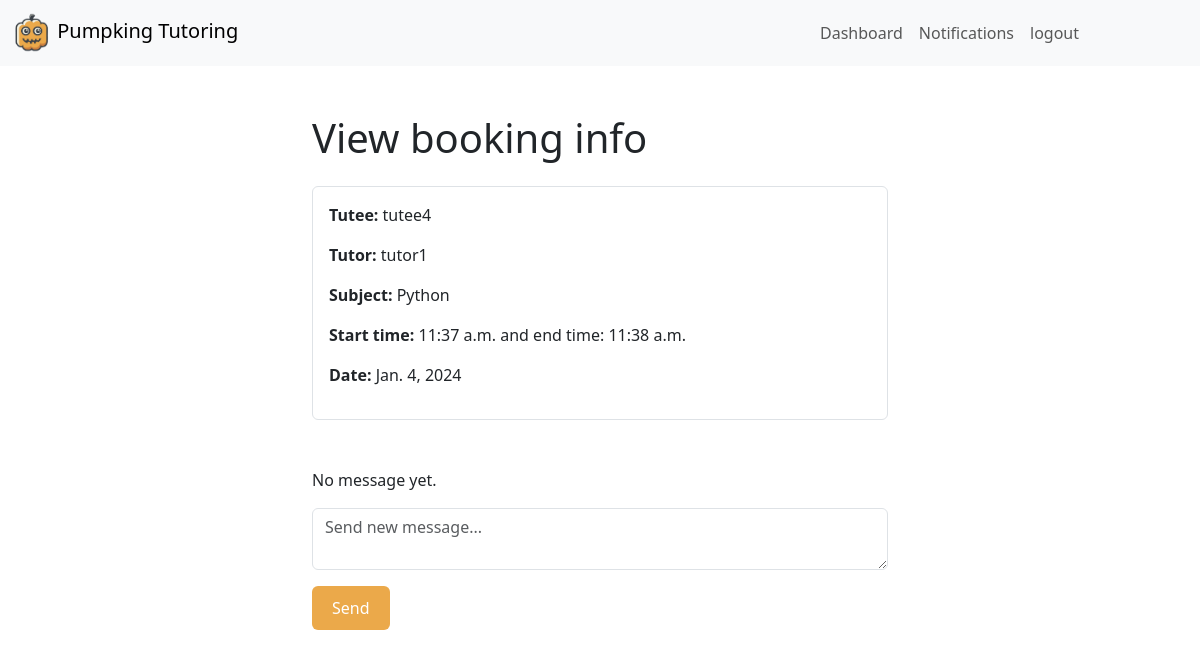
Before: /dashboard/view_booking/25/ (signed in) with the older database file.
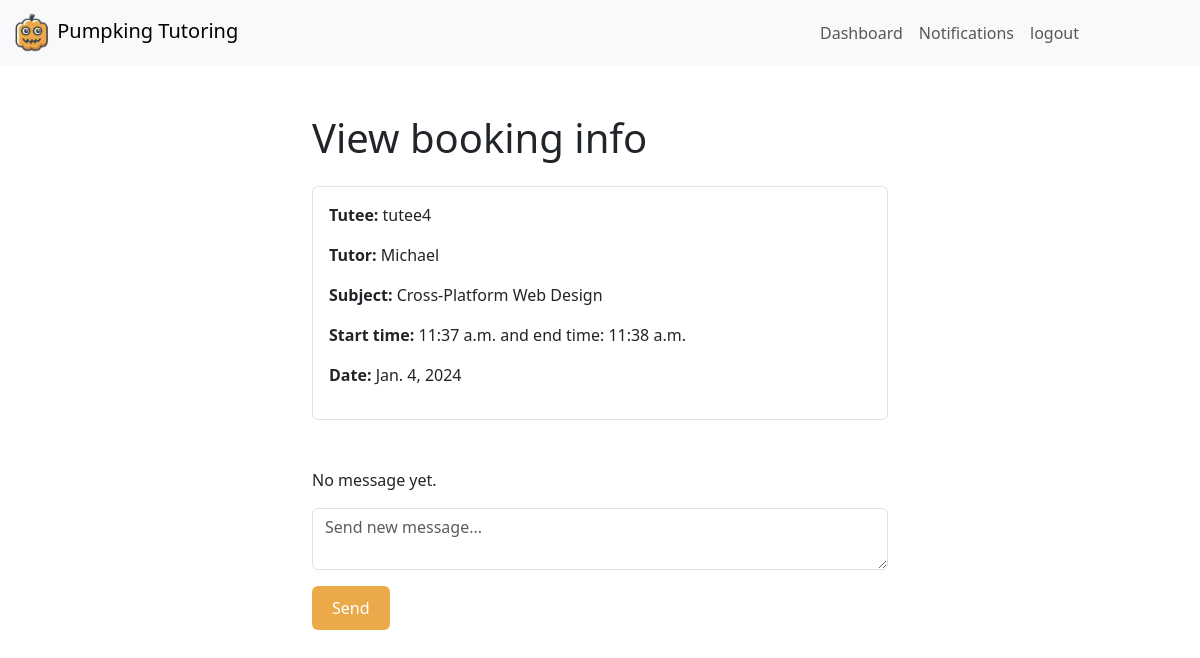
After: the same page with the newer database file.
### booking/models.py (models this page shows)
class Booking(models.Model):
    tutee = models.ForeignKey(User, on_delete=models.CASCADE, related_name='bookings_made')
    tutor = models.ForeignKey(User, on_delete=models.CASCADE, related_name='bookings_received')
    subject = models.ForeignKey(Subject, on_delete=models.CASCADE)
    date = models.DateField()
    start_time = models.TimeField()
    end_time = models.TimeField()
    created_at = models.DateTimeField(default=timezone.now)
    class Meta:
        ordering = ['-created_at']

class Subject(models.Model):
    program = models.ForeignKey(Program, related_name='subjects', on_delete=models.CASCADE)
    name = models.CharField(max_length=100)
    def __str__(self):
        return self.name

### userprofile/views.py (the view, shortened to what this page needs)
# urls.py: path('view_booking/<int:booking_id>/', view_booking, name='view_booking'),
@login_required
def view_booking(request, booking_id):
  if request.user.userprofile.is_tutor:
    booking = get_object_or_404(Booking, pk=booking_id, tutor=request.user)
    if request.method == 'POST':
      content = request.POST.get('content')
      if content:
        conversationMessage = ConversationMessage.objects.create(booking=booking, content=content, created_by=request.user)
        create_notification(request, booking.tutee, notification_type=Notification.MESSAGE, booking_id = booking.id)
        return redirect('view_booking', booking_id)
  else:
    booking = get_object_or_404(Booking, pk=booking_id, tutee=request.user)
  return render(request, 'userprofile/view_booking.html', {'booking': booking})

### notification/context_processors.py (called while the page is built)
def notifications(request):
  if request.user.is_authenticated:
    return {'notifications': request.user.notifications.filter(is_read=False)}
  else:
    return {'notifications': []}

### userprofile/templates/userprofile/view_booking.html (shortened to what this page needs)
{% extends 'core/base.html' %}
{% block content %}
<div class="container mt-5 col-6">
  <h1 class="title mb-4">View booking info</h1>
  <div class="mb-5 rounded border p-3">
    <p><b>Tutee: </b>{{ booking.tutee.username }}</p>
    <p><b>Tutor: </b>{{ booking.tutor.username }}</p>
    <p><b>Subject: </b>{{ booking.subject }}</p>
    <p><b>Start time: </b>{{ booking.start_time }} and end time: {{ booking.end_time }}</p>
    <p><b>Date: </b>{{ booking.date }}</p>
  </div>
  {% if booking.conversationmessages.all %}
    <h2>Messages:</h2>
  {% else %}
    <p>No message yet.</p>
  {% endif %}
  <form action="." method="post">
    <div>
      <textarea name="content" class="form-control mt-2" placeholder="Send new message..."></textarea>
    </div>
    <div>
      <button class="btn btn-primary mt-3">Send</button>
    </div>
  </form>
</div>
{% endblock %}

### core/templates/core/base.html (shortened to what this page needs)
{% load static %}
<!DOCTYPE html>
<html lang="en">
<head>
  <link href="https://cdn.jsdelivr.net/npm/bootstrap@5.3.2/dist/css/bootstrap.min.css" rel="stylesheet">
  <link rel="stylesheet" type="text/css" href="{% static 'core/main.css' %}" />
</head>
<body>
  <nav class="navbar navbar-expand-lg bg-body-tertiary">
    <div class="container-fluid">
        <a class="navbar-brand {% if request.user.is_authenticated %} col-lg-8 {% else %} col-lg-9 {% endif %}" href="{% url 'frontpage' %}"><img src="{% static 'core/images/logo.png' %}" alt="logo of pumpking" id="logo" class="rounded logo" style="width: 40px; height: 40px;">  Pumpking Tutoring</a>
      <div class="collapse navbar-collapse" id="navbarNavAltMarkup">
        <div class="navbar-nav">
          {% if request.user.is_authenticated %}
            <a class="nav-link" href="{% url 'dashboard' %}">Dashboard</a>
            <a class="nav-link" href="{% url 'notifications' %}">Notifications
            </a>
            <form method="post" action="{% url 'logout' %}">
              <button class="nav-link" type="submit">logout</button>
            </form>
          {% else %}
            <a class="nav-link" href="{% url 'signup' %}">Sign Up</a>
            <a class="nav-link" href="{% url 'login' %}">Log In</a>
          {% endif %}
        </div>
      </div>
    </div>
  </nav>
  <section class="section">
    {% block content %}
    {% endblock %}
  </section>
</body>
</html>

### core/static/core/main.css (style rules this page uses)
button { border: none !important; outline: none !important; }
.btn-primary { background-color: #EBA94A; color: #ffffff; border: none; padding: 10px 20px; transition: background-color 0.3s ease, box-shadow 0.3s ease; }

Changed rows visible on the page:
changed through a linked row, Booking "tutee4": tutor.username "tutor1" → "Michael"; subject "Python" → "Cross-Platform Web Design"
